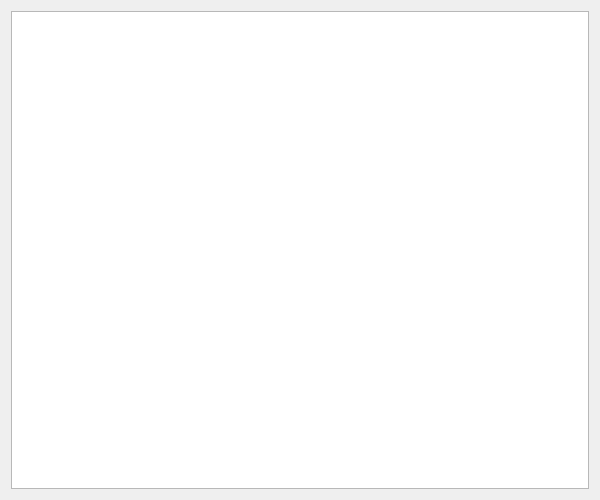
<ui version="4.0" >
 <class>WhoisDialog</class>
 <widget class="QDialog" name="WhoisDialog" >
  <property name="windowModality" >
   <enum>Qt::ApplicationModal</enum>
  </property>
  <property name="geometry" >
   <rect>
    <x>0</x>
    <y>0</y>
    <width>600</width>
    <height>500</height>
   </rect>
  </property>
  <property name="sizePolicy" >
   <sizepolicy vsizetype="Preferred" hsizetype="Preferred" >
    <horstretch>0</horstretch>
    <verstretch>0</verstretch>
   </sizepolicy>
  </property>
  <property name="minimumSize" >
   <size>
    <width>500</width>
    <height>350</height>
   </size>
  </property>
  <property name="windowTitle" >
   <string>Whois Information</string>
  </property>
  <property name="windowIcon" >
   <iconset resource="../images/images.qrc" >:/images/pgl-gui.png</iconset>
  </property>
  <layout class="QVBoxLayout" >
   <item>
    <widget class="QTextBrowser" name="m_WhoisBrowser" >
     <property name="autoFormatting" >
      <set>QTextEdit::AutoNone</set>
     </property>
     <property name="html" >
      <string>&lt;html>&lt;head>&lt;meta name="qrichtext" content="1" />&lt;style type="text/css">
p, li { white-space: pre-wrap; }
&lt;/style>&lt;/head>&lt;body style=" font-family:'Sans Serif'; font-size:10pt; font-weight:400; font-style:normal;">
&lt;p style="-qt-paragraph-type:empty; margin-top:0px; margin-bottom:0px; margin-left:0px; margin-right:0px; -qt-block-indent:0; text-indent:0px; font-size:9pt;">&lt;/p>&lt;/body>&lt;/html></string>
     </property>
     <property name="openExternalLinks" >
      <bool>true</bool>
     </property>
    </widget>
   </item>
  </layout>
 </widget>
 <resources>
  <include location="../images/images.qrc" />
 </resources>
 <connections/>
</ui>
